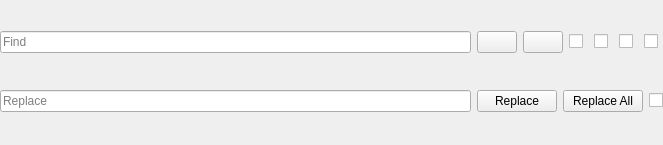
<?xml version="1.0" encoding="UTF-8"?>
<ui version="4.0">
 <class>FindReplaceView</class>
 <widget class="QWidget" name="FindReplaceView">
  <property name="geometry">
   <rect>
    <x>0</x>
    <y>0</y>
    <width>663</width>
    <height>145</height>
   </rect>
  </property>
  <layout class="QGridLayout" name="layout">
   <property name="leftMargin">
    <number>0</number>
   </property>
   <property name="topMargin">
    <number>0</number>
   </property>
   <property name="rightMargin">
    <number>0</number>
   </property>
   <property name="bottomMargin">
    <number>0</number>
   </property>
   <item row="0" column="0">
    <widget class="LineEdit" name="lineEditForFind">
     <property name="placeholderText">
      <string>Find</string>
     </property>
    </widget>
   </item>
   <item row="1" column="0">
    <widget class="LineEdit" name="lineEditForReplace">
     <property name="focusPolicy">
      <enum>Qt::StrongFocus</enum>
     </property>
     <property name="placeholderText">
      <string>Replace</string>
     </property>
    </widget>
   </item>
   <item row="0" column="1">
    <layout class="QHBoxLayout" name="checkBoxsLayout">
     <item>
      <widget class="QPushButton" name="prevButton">
       <property name="focusPolicy">
        <enum>Qt::NoFocus</enum>
       </property>
       <property name="text">
        <string/>
       </property>
       <property name="iconSize">
        <size>
         <width>10</width>
         <height>10</height>
        </size>
       </property>
      </widget>
     </item>
     <item>
      <widget class="QPushButton" name="nextButton">
       <property name="focusPolicy">
        <enum>Qt::NoFocus</enum>
       </property>
       <property name="text">
        <string/>
       </property>
       <property name="iconSize">
        <size>
         <width>10</width>
         <height>10</height>
        </size>
       </property>
      </widget>
     </item>
     <item>
      <widget class="CheckBox" name="matchCaseChk">
       <property name="focusPolicy">
        <enum>Qt::NoFocus</enum>
       </property>
       <property name="text">
        <string/>
       </property>
      </widget>
     </item>
     <item>
      <widget class="CheckBox" name="regexChk">
       <property name="focusPolicy">
        <enum>Qt::NoFocus</enum>
       </property>
       <property name="text">
        <string/>
       </property>
      </widget>
     </item>
     <item>
      <widget class="CheckBox" name="wholeWordChk">
       <property name="focusPolicy">
        <enum>Qt::NoFocus</enum>
       </property>
       <property name="text">
        <string/>
       </property>
      </widget>
     </item>
     <item>
      <widget class="CheckBox" name="inSelectionChk">
       <property name="focusPolicy">
        <enum>Qt::NoFocus</enum>
       </property>
       <property name="text">
        <string/>
       </property>
      </widget>
     </item>
    </layout>
   </item>
   <item row="1" column="1">
    <layout class="QHBoxLayout" name="horizontalLayout">
     <item>
      <widget class="QPushButton" name="replaceButton">
       <property name="text">
        <string>Replace</string>
       </property>
      </widget>
     </item>
     <item>
      <widget class="QPushButton" name="replaceAllButton">
       <property name="text">
        <string>Replace All</string>
       </property>
      </widget>
     </item>
     <item>
      <widget class="CheckBox" name="preserveCaseChk">
       <property name="focusPolicy">
        <enum>Qt::NoFocus</enum>
       </property>
       <property name="text">
        <string/>
       </property>
      </widget>
     </item>
    </layout>
   </item>
  </layout>
 </widget>
 <customwidgets>
  <customwidget>
   <class>LineEdit</class>
   <extends>QLineEdit</extends>
   <header>LineEdit.h</header>
  </customwidget>
  <customwidget>
   <class>CheckBox</class>
   <extends>QCheckBox</extends>
   <header>CheckBox.h</header>
  </customwidget>
 </customwidgets>
 <tabstops>
  <tabstop>lineEditForFind</tabstop>
  <tabstop>lineEditForReplace</tabstop>
  <tabstop>replaceButton</tabstop>
  <tabstop>replaceAllButton</tabstop>
 </tabstops>
 <resources/>
 <connections/>
</ui>
